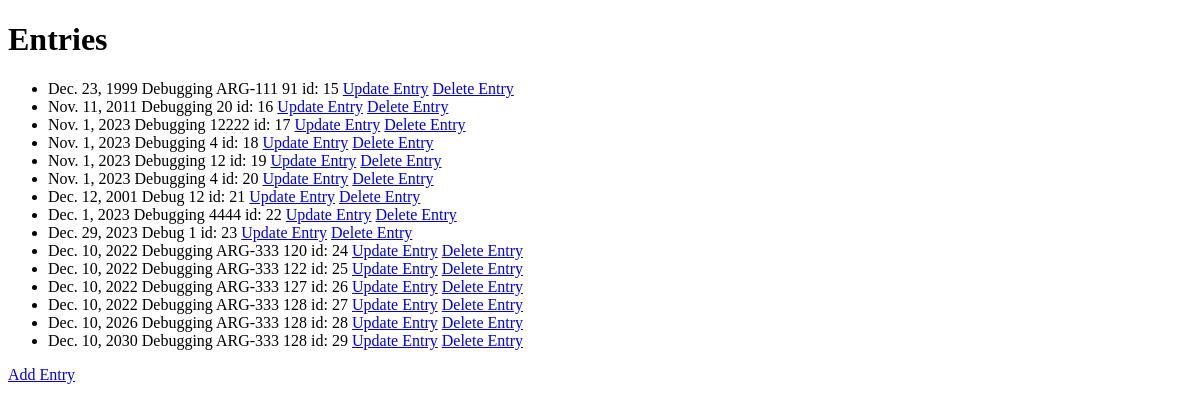
Page /entries/ on the earlier database version.
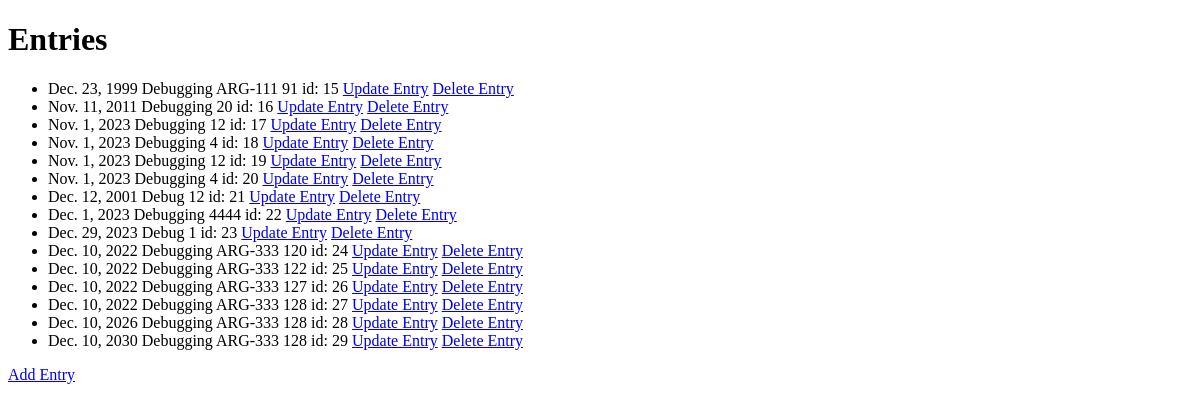
Same page on the later database version.
### entries/models.py (models this page shows)
class Entry(models.Model):
  date = models.DateField(default=datetime.date.today)
  purpose = models.CharField(max_length=255, default="Debug")
  time_on_task = models.IntegerField(default=1)

### entries/views.py (the view)
# urls.py: path('entries/', views.entries, name='entries'),
def entries(request):
    myentries = Entry.objects.all().values()
    template = loader.get_template('index.html')
    context = {}
    if request.method == "POST":
        form = RegisterForm(request.POST)
        if form.is_valid():
            form.save()
        else:
            print(form.errors)
    if myentries is not None:
        context = {
            'myentries': myentries
        }
    else:
        context = {
            'myentries': None,
        }
    return HttpResponse(template.render(context, request))

### entries/templates/index.html (shortened to what this page needs)
<!DOCTYPE html>
<html lang="en">
<head>
</head>
<body>
<h1>Entries</h1>
<ul>
    {% if myentries %}
      {% for x in myentries %}
        <li>{{ x.date }} {{ x.purpose }} {{ x.time_on_task }} id: {{ x.id }}
            <a href="{% url 'entry_update' item_id=x.id %}">Update Entry</a>
            <a href="{% url 'entry_delete' item_id=x.id %}">Delete Entry</a>
        </li>
      {% endfor %}
    {% endif %}
</ul>
<a href="/entries/add/">Add Entry</a>
</body>
</html>

Differences in the rows shown:
changed Entry id 17: time_on_task "12222" → "12"
